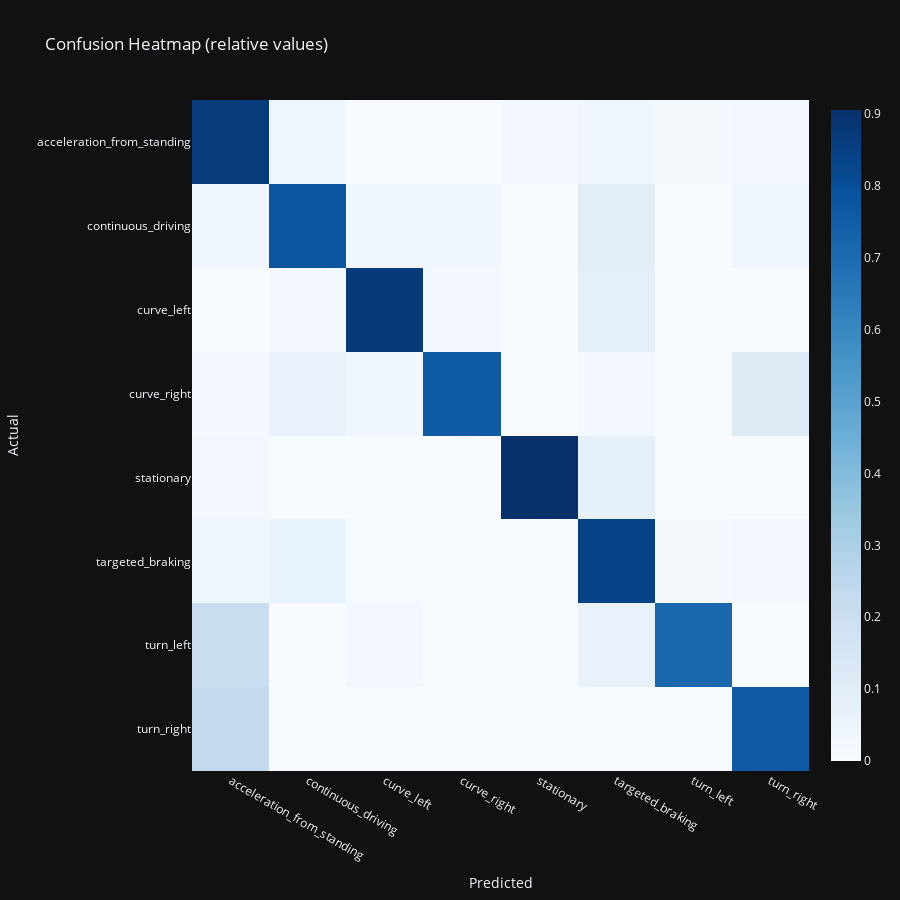

This figure's notebook cell:
### Markdown cell above
#### Evaluate model performance using a multi class correlation matrix with evaluation.confusion_heatmap
In order to evaluate the performance of our model, we can use the function predict() from the modelling module with our test data and then compare the predicted with the actual values. This can be done by first using our already created encoding object which inherits our label_encoder. The label_encoder enables the access to the previously encoded classes and features the function inverse_transform().

With these class labels and the inverse transformed y_test and y_pred data we can use the confusion_heatmap() function of the evaluation module to plot the comparison of actual and predicted values.
 
Since we have an unbalanced multi-class use case, and the color intensity of a regular heatmap takes all fields into account, the distribution should instead be inspected row by row which can be done by setting the parameter relative to True. In this way we can inspect each class separately for the amount of correctly classified values and get a True Positive rate for every single class in the diagonal.

### Code cell
y_pred = modelling.predict(X_test, model)

# Inverse transform the encoded y
y_test_inverse = encoding.label_encoder.inverse_transform(y_test)
y_pred_inverse = encoding.label_encoder.inverse_transform(y_pred)
classes = encoding.label_encoder.classes_

fig = evaluation.confusion_heatmap(y_test, y_pred, classes, relative=True)
fig.show()

### Figure 1 — Plotly figure (JSON) as saved in the notebook; plotly's stock layout.template omitted (floating-point values rounded to 4 significant figures)
{"data": [{"colorscale": [[0.0, "rgb(247,251,255)"], [0.125, "rgb(222,235,247)"], [0.25, "rgb(198,219,239)"], [0.375, "rgb(158,202,225)"], [0.5, "rgb(107,174,214)"], [0.625, "rgb(66,146,198)"], [0.75, "rgb(33,113,181)"], [0.875, "rgb(8,81,156)"], [1.0, "rgb(8,48,107)"]], "x": ["acceleration_from_standing", "continuous_driving", "curve_left", "curve_right", "stationary", "targeted_braking", "turn_left", "turn_right"], "y": ["acceleration_from_standing", "continuous_driving", "curve_left", "curve_right", "stationary", "targeted_braking", "turn_left", "turn_right"], "z": [[0.8675, 0.03614, 0.0, 0.0, 0.0241, 0.03614, 0.01205, 0.0241], [0.03226, 0.7742, 0.03226, 0.03226, 0.0, 0.09677, 0.0, 0.03226], [0.0, 0.02083, 0.875, 0.02083, 0.0, 0.08333, 0.0, 0.0], [0.01639, 0.06557, 0.03279, 0.7541, 0.0, 0.01639, 0.0, 0.1148], [0.01887, 0.0, 0.0, 0.0, 0.9057, 0.07547, 0.0, 0.0], [0.03731, 0.06716, 0.007463, 0.007463, 0.0, 0.8433, 0.01493, 0.02239], [0.2041, 0.0, 0.02041, 0.0, 0.0, 0.06122, 0.7143, 0.0], [0.2381, 0.0, 0.0, 0.0, 0.0, 0.0, 0.0, 0.7619]], "type": "heatmap"}], "layout": {"yaxis": {"categoryorder": "category descending", "title": {"text": "Actual"}}, "title": {"text": "Confusion Heatmap (relative values)"}, "xaxis": {"title": {"text": "Predicted"}}, "height": 900, "width": 900}}
